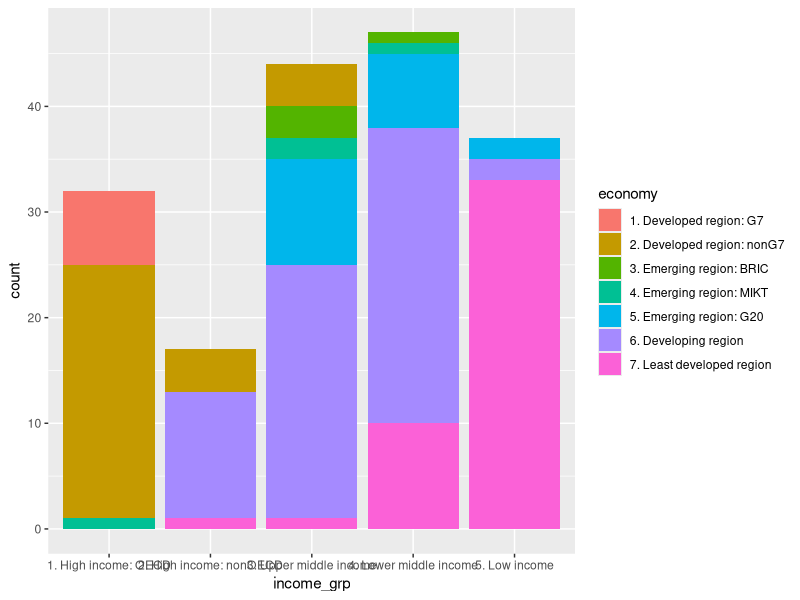
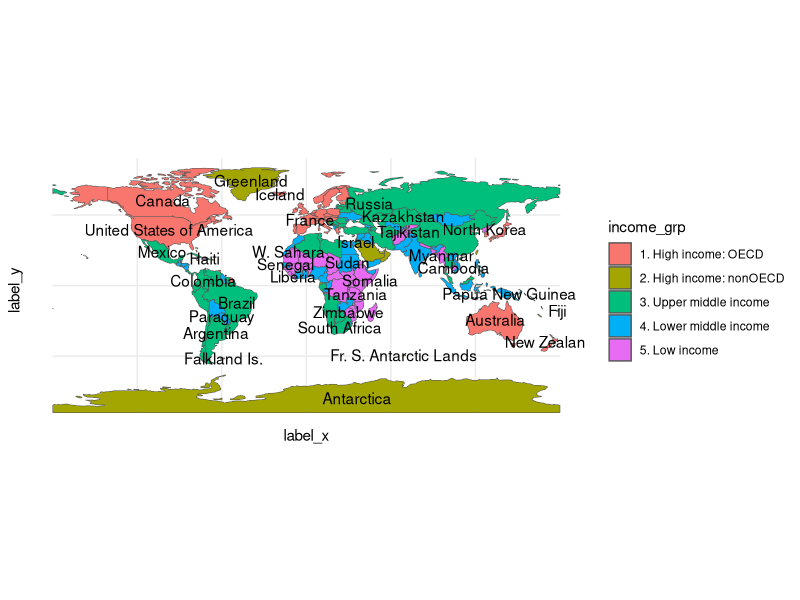

Reproduce these figures in R, in order. (Note: this script raises an error after producing the figures.)
library(tidyverse)
library(rnaturalearth)
library(sf)

kraje <- ne_countries()

ggplot(data = kraje, mapping = aes(x = income_grp, fill = economy)) +
  geom_bar()

ggplot(data = kraje, aes(fill = income_grp)) +
  geom_sf() + 
  geom_text(aes(x = label_x, y = label_y, label = name),
            check_overlap = TRUE) + 
  theme_minimal()

kraje %>% count(economy) # nie działa

table(kraje$continent)
